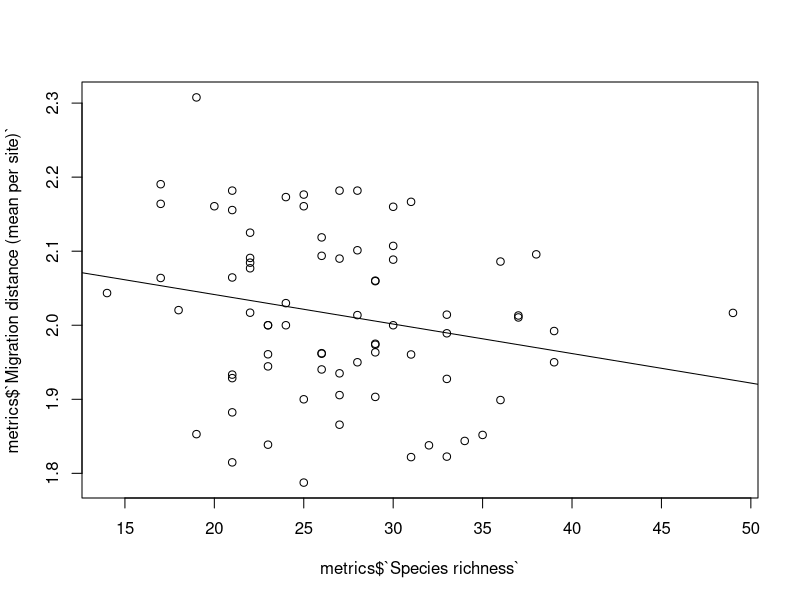
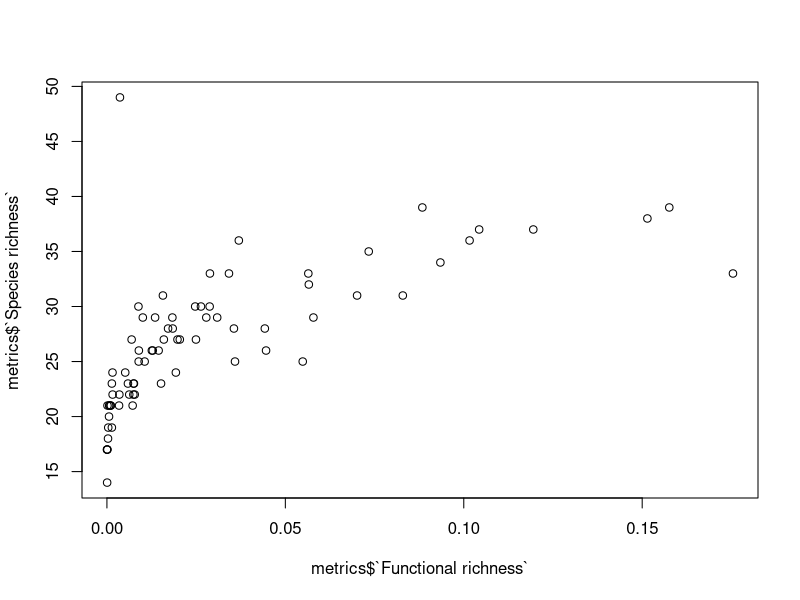
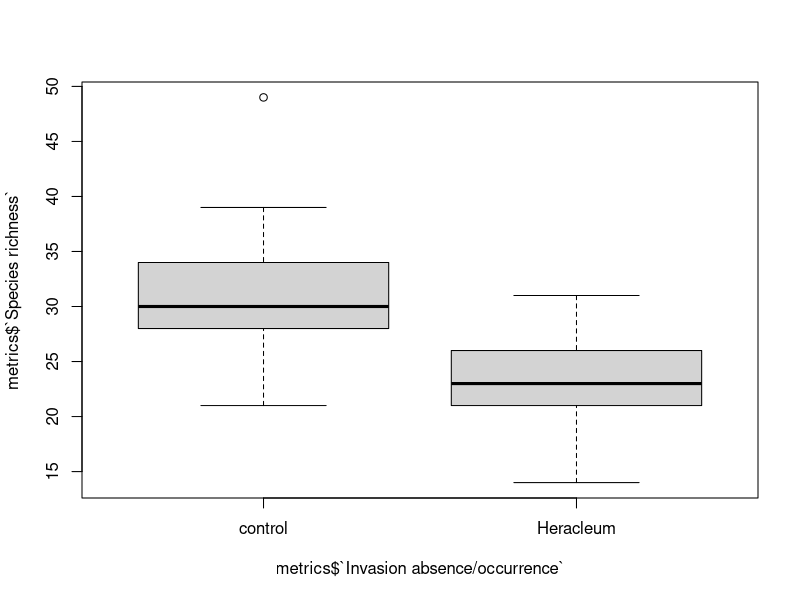
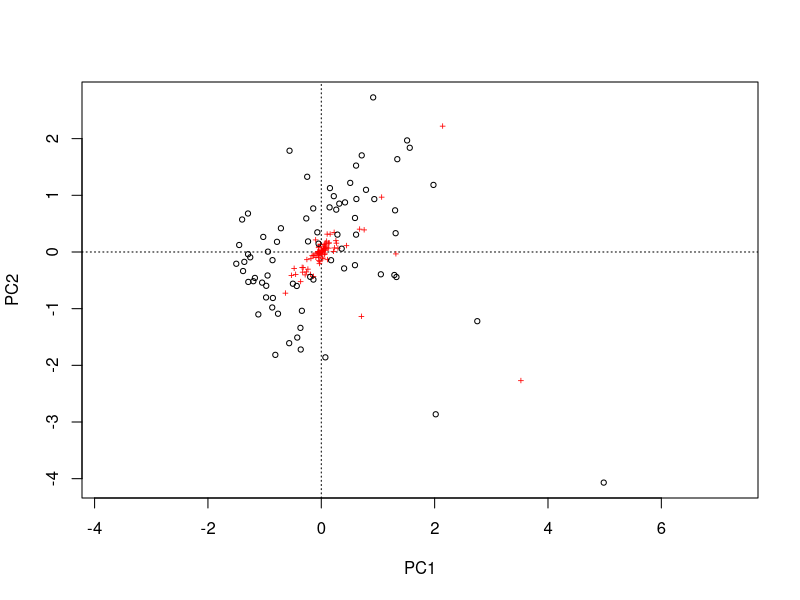

Recreate these plots in R, in order.
setwd("C:/GitHub/R4Eco_2024/Week9")
library(readxl)

community.tibble <- read_excel("FE-2023-01235.xlsx", sheet = "Bird survey results")
community <- as.data.frame(community.tibble)

metrics.tibble <- read_excel("FE-2023-01235.xlsx", sheet = "Diversity indices")
metrics <- as.data.frame(metrics.tibble)

library(vegan)

mod<- lm(metrics$`Mean clutch size (mean per site)`~metrics$`Faith's phylogenetic diversity`)
summary(mod)

plot(metrics$`Migration distance (mean per site)`~metrics$`Species richness`)
mod<- lm(metrics$`Migration distance (mean per site)`~metrics$`Species richness`)
summary(mod)
abline(mod)
colnames(metrics)


plot(metrics$`Species richness`~metrics$`Functional richness`)


boxplot(metrics$`Species richness`~metrics$`Invasion absence/occurrence`)
mod <- lm(metrics$`Species richness`~metrics$`Invasion absence/occurrence`)
summary(mod)

#plot RDA
mod <- rda(community[,-1])
plot(mod)
summary(mod)
#Extract PCs
pcas <- as.data.frame(mod$CA$u)
pcas$PC1
#Compare PC to invasion
mod <- lm(pcas$PC1~metrics$`Invasion absence/occurrence`)
summary(mod)


#merge

all.data <- merge(community, metrics, by="Site ID")
